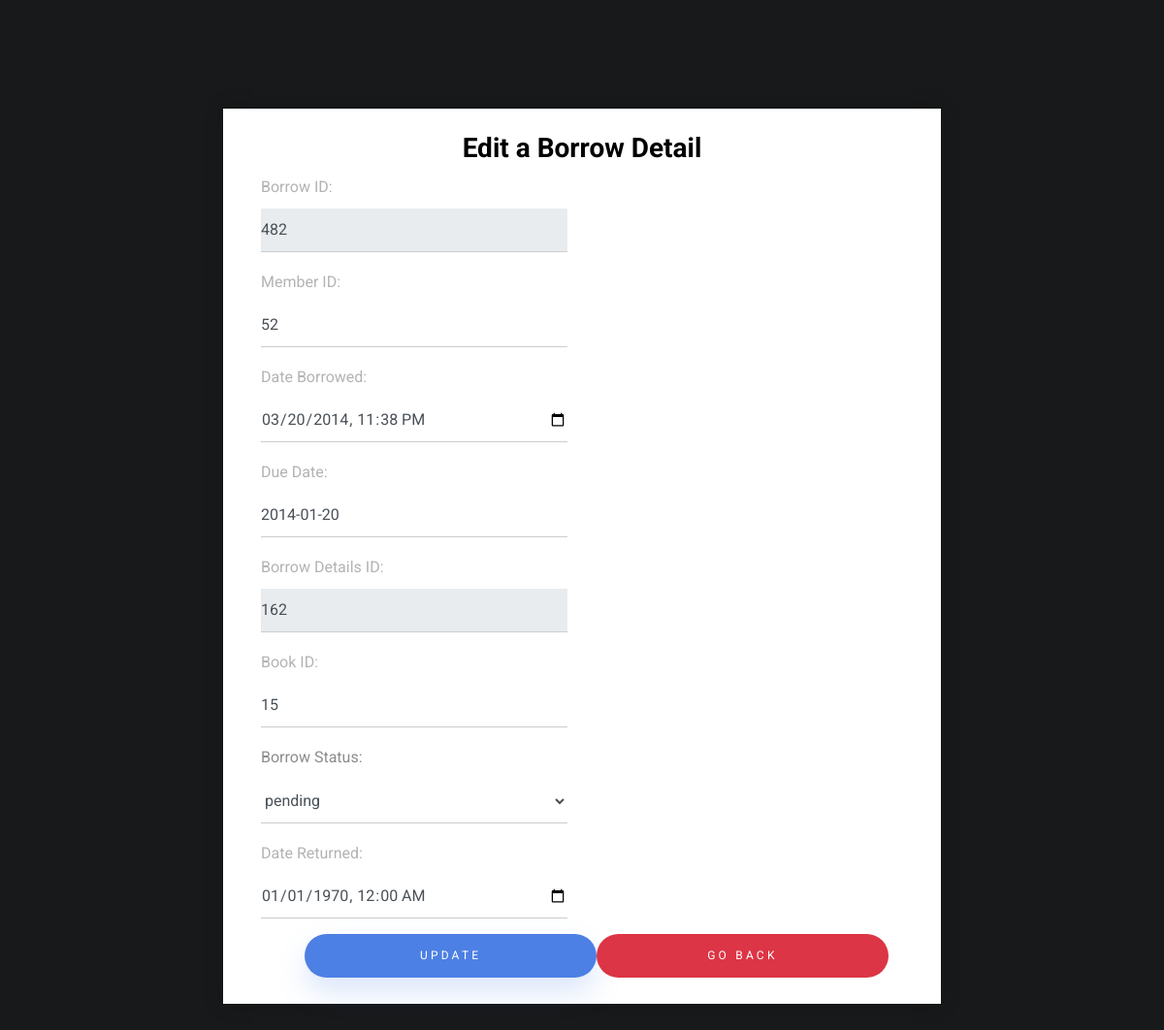
The app's page /updateborrowdetails.php?edit=482 with its own data.
### tables this page shows
CREATE TABLE `borrowdetails` (
  `borrow_details_id` int(12) NOT NULL,
  `book_id` int(12) NOT NULL,
  `borrow_id` int(12) NOT NULL,
  `borrow_status` varchar(20) NOT NULL,
  `date_return` datetime DEFAULT NULL
);

CREATE TABLE `borrow` (
  `borrow_id` int(12) NOT NULL,
  `member_id` int(12) NOT NULL,
  `date_borrow` datetime NOT NULL,
  `due_date` date NOT NULL
);

### updateborrowdetails.php (the view, shortened to what this page needs)
<?php
require_once "config.php";
if (isset($_GET['edit'])){
    $id= $_GET['edit'];
    $result= $link->query("SELECT * FROM borrow LEFT JOIN borrowdetails using (borrow_id) WHERE borrow_id='$id'") or die($link->error());
    if($result->num_rows>0){
        $row=$result->fetch_array();
        $borrowid=$row['borrow_id'];
        $memberid=$row['member_id'];
          $dateborrow=date("Y-m-d\TH:i:s",strtotime($row['date_borrow']));
        $duedate=$row['due_date'];
        $borrowdetailsid= $row['borrow_details_id'];
        $bookid=$row['book_id'];
        $borrowstatus=$row['borrow_status'];
          $datereturn= date("Y-m-d\TH:i:s",strtotime($row['date_return']));
    }
}
?>
<!DOCTYPE HTML>
<html lang="en">
  <head>
    <link rel="stylesheet" href="https://stackpath.bootstrapcdn.com/bootstrap/4.5.2/css/bootstrap.min.css">
    <link rel="stylesheet" href="style1.css">
    <link rel="stylesheet" href="https://cdnjs.cloudflare.com/ajax/libs/font-awesome/5.15.3/css/all.min.css"/>
  </head>
  <body>
  <div class="content">
    <div class="container">
      <div class="row align-items-stretch justify-content-center no-gutters">
        <div class="col-md-8">
          <div class="form h-100 contact-wrap p-4">
            <h3 class="text-center">Edit a Borrow Detail</h3>
            <form class="mb-5" method="post" id="contactForm" name="contactForm">
                <div class="col-md-6 form-group mb-6">
                  <label for="" class="col-form-label">Borrow ID:</label>
                  <input type="text" class="form-control" name="borrow_id" value="<?php echo $borrowid; ?>" disabled required>
              </div>
                <div class="col-md-6 form-group mb-6">
                  <label for="" class="col-form-label">Member ID:</label>
                  <input type="text" class="form-control" name="member_id"  value="<?php echo $memberid; ?>" required>
                </div>
                <div class="col-md-6 form-group mb-6">
                  <label for="" class="col-form-label">Date Borrowed:</label>
                  <input type="datetime-local" class="form-control" name="date_borrow"  value="<?php echo $dateborrow; ?>" required>
                </div>
                <div class="col-md-6 form-group mb-6">
                  <label for="" class="col-form-label">Due Date:</label>
                  <input type="text" class="form-control" name="due_date" value="<?php echo $duedate; ?>" required>
                </div>
                <div class="col-md-6 form-group mb-6">
                  <label for="" class="col-form-label">Borrow Details ID:</label>
                  <input type="text" class="form-control" name="borrow_details_id"  value="<?php echo $borrowdetailsid; ?>" required disabled>
                </div>
                <div class="col-md-6 form-group mb-6">
                  <label for="" class="col-form-label">Book ID:</label>
                  <input type="text" class="form-control" name="book_id"  value="<?php echo $bookid; ?>" required>
                </div>
                <div class="col-md-6 form-group mb-6">
                  <label for="status">Borrow Status:</label>
                  <select id="status" class="form-control" name="borrow_status"  value="<?php echo $borrowstatus; ?>" required>
                  <option value="pending" <?= ($row["borrow_status"] == "pending")? "selected" : "" ?>>pending</option>
                  </select>
                  </div>
                  <div class="col-md-6 form-group mb-6">
                  <label for="" class="col-form-label">Date Returned:</label>
                  <input type="datetime-local" class="form-control" name="date_return"  value="<?php echo $datereturn; ?>" required>
                </div>
                <div class="row justify-content-center">
                  <div class="col-md-5 mb-0 form-group text-center">
                    <input type="submit" onclick="" value="Update" class="btn btn-block btn-primary rounded-0 py-2 px-4" name="update">
                  </div>
                  <div class="col-md-5 mb-0 form-group text-center">
                    <input type="button" onclick="location.href='borrowdetailslist.php';"button class="btn btn-block btn-danger rounded-0 py-2 px-4" value="Go Back"></a>
                  </div>
              </div>
              </div>
          </div>
        </div>
      </div>
    </div>
  </body>
</html>

### style1.css (style rules this page uses)
body { font-family: "Roboto", sans-serif; background-color: #18191A; line-height: 1.9; color: #8c8c8c; position: relative; }
h1, h2, h3, h4, h5, h6, .h1, .h2, .h3, .h4, .h5, .h6 { font-family: "Roboto", sans-serif; color: #000; font-weight: bold }
.content { padding: 7rem 0; }
.form-control { border: none; border-bottom: 1px solid #ccc; padding-left: 0; padding-right: 0; border-radius: 0; background: none; }
.col-form-label { color: #000; font-size: 12px; }
.btn, .form-control, .custom-select { height: 45px; border-radius: 0; }
.btn { border: none; border-radius: 0; font-size: 12px; letter-spacing: .2rem; text-transform: uppercase; border-radius: 30px !important; position: absolute; }
.btn.btn-primary { border-radius: 30px; background: #4d80e4; color: #fff; -webkit-box-shadow: 0 15px 30px 0 rgba(77, 128, 228, 0.2); box-shadow: 0 15px 30px 0 rgba(77, 128, 228, 0.2); }
.contact-wrap { -webkit-box-shadow: 0 0px 20px 0 rgba(0, 0, 0, 0.2); box-shadow: 0 0px 20px 0 rgba(0, 0, 0, 0.2); background: #fff; }
.contact-wrap .col-form-label { font-size: 16px; color: #b3b3b3; margin: 0 0 10px 0; display: inline-block; padding: 0; }

### records on screen
borrowdetails: borrow_id "482", member_id "52", date_borrow "03/20/2014 23:38", due_date "2014-01-20", borrow_details_id "162", book_id "15", borrow_status "pending", date_return "01/01/1970 00:00"
